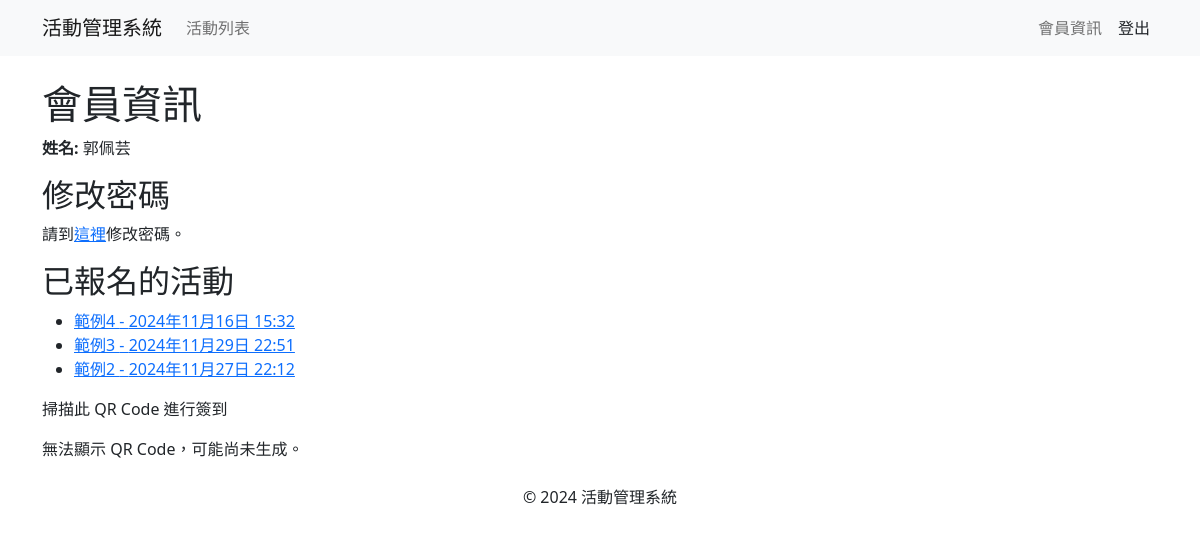
The app's page /member/profile/ (signed in) with its own data.
### events/models.py (models this page shows, shortened)
class Registration(models.Model):
    user = models.ForeignKey(User, on_delete=models.CASCADE)
    event = models.ForeignKey(Event, on_delete=models.CASCADE)
    registration_time = models.DateTimeField(auto_now_add=True)
    status = models.CharField(max_length=20, choices=[('registered', '已報名'), ('canceled', '取消報名')], default='registered')

class Event(models.Model):
    ACTIVITY_TYPES = [
        ('lecture', '講座'),
        ('seminar', '研討會'),
    ]
    STATUS_CHOICES = [
        ('open', '報名中'),
        ('closed', '報名截止'),
        ('not_open', '尚未開放報名'),
    ]
    name = models.CharField(max_length=200)
    description = models.TextField()
    event_time = models.DateTimeField()
    end_time=models.DateTimeField()
    location = models.CharField(max_length=200)
    capacity_limit = models.PositiveIntegerField()
    registration_start = models.DateTimeField()
    registration_end = models.DateTimeField()
    activity_type = models.CharField(max_length=20, choices=ACTIVITY_TYPES)
    status = models.CharField(max_length=20, choices=STATUS_CHOICES, default='not_open')
    published_time = models.DateTimeField(auto_now_add=True)
    updated_time = models.DateTimeField(auto_now=True)
    poster = models.ImageField(upload_to='posters/', blank=True, null=True)
    language = models.CharField(max_length=100, blank=True, null=True)

### member/views.py (the view)
# urls.py: path('profile/', views.profile, name='profile'),
@login_required
def profile(request):
    user = request.user
    registrations = Registration.objects.filter(user=user).select_related('event')
    try:
        profile = user.userprofile
    except UserProfile.DoesNotExist:
        profile = None
    if user.is_superuser:
        return admin_dashboard(request)
    else:
        return render(request, 'member/profile.html', {
            'user': user,
            'registrations': registrations,
            'qr_code': profile.qr_code.url if profile and profile.qr_code else None,
        })

### templates/member/profile.html (shortened to what this page needs)
{% extends 'base.html' %}
{% block content %}
    <h1>會員資訊</h1>
    <p><strong>姓名:</strong> {{ user.username }}</p>
    <h2>修改密碼</h2>
    <p>請到<a href="{% url 'password_change' %}">這裡</a>修改密碼。</p>
    <h2>已報名的活動</h2>
    <ul>
        {% for registration in registrations %}
            <li>
                <a href="{% url 'event_detail' registration.event.id %}">{{ registration.event.name }} - {{ registration.event.event_time }}</a>
            </li>
        {% empty %}
            <li>您尚未報名任何活動。</li>
        {% endfor %}
    </ul>
    <p>掃描此 QR Code 進行簽到</p>
{% if user.userprofile.qr_code %}
    <img src="{{ user.userprofile.qr_code.url }}" alt="會員 QR Code">
{% else %}
    <p>無法顯示 QR Code，可能尚未生成。</p>
{% endif %}
{% endblock %}

### records on screen
Registration: event.name "範例4", event.event_time "2024年11月16日 15:32"
Registration: event.name "範例3", event.event_time "2024年11月29日 22:51"
Registration: event.name "範例2", event.event_time "2024年11月27日 22:12"

### other values on screen
{{ user.username }} "郭佩芸"
